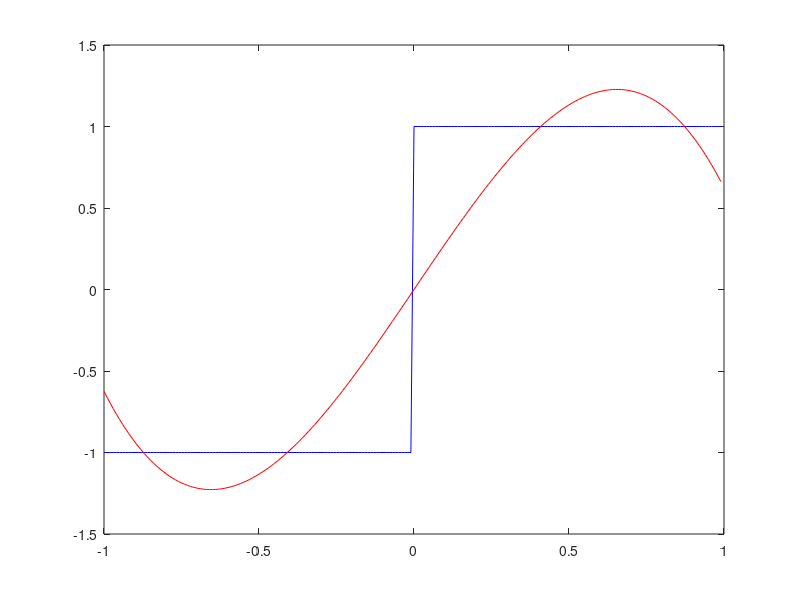

Reproduce this figure in MATLAB.
1;

function r = y(t)
    for i=1:length(t)
        if(t(i) < 0)
            r(i) = -1;
        else
            r(i) = 1;
        end
    end
endfunction

function r = y_aprox(t)
    for i=1:length(t)
        term1 = 3/2 * t(i);
        term2 = -sqrt(7/32)*sqrt(7/2)*(5/2*t(i)^3 - 3/2*t(i));
        r(i) = 45/16*t(i) - 35/16*t(i)^3;
%       r(i) = term1 + term2;
    end
endfunction

t0 = -1;
dt = 0.01;
tn = 1;
t = t0:dt:tn-dt;
y_orig = y(t);
y_aproximada = y_aprox(t);
plot(t, y_orig, 'b');
hold on
plot(t, y_aproximada, 'r');
error_cuadratico_medio = norm(y_orig - y_aproximada,2)^2
